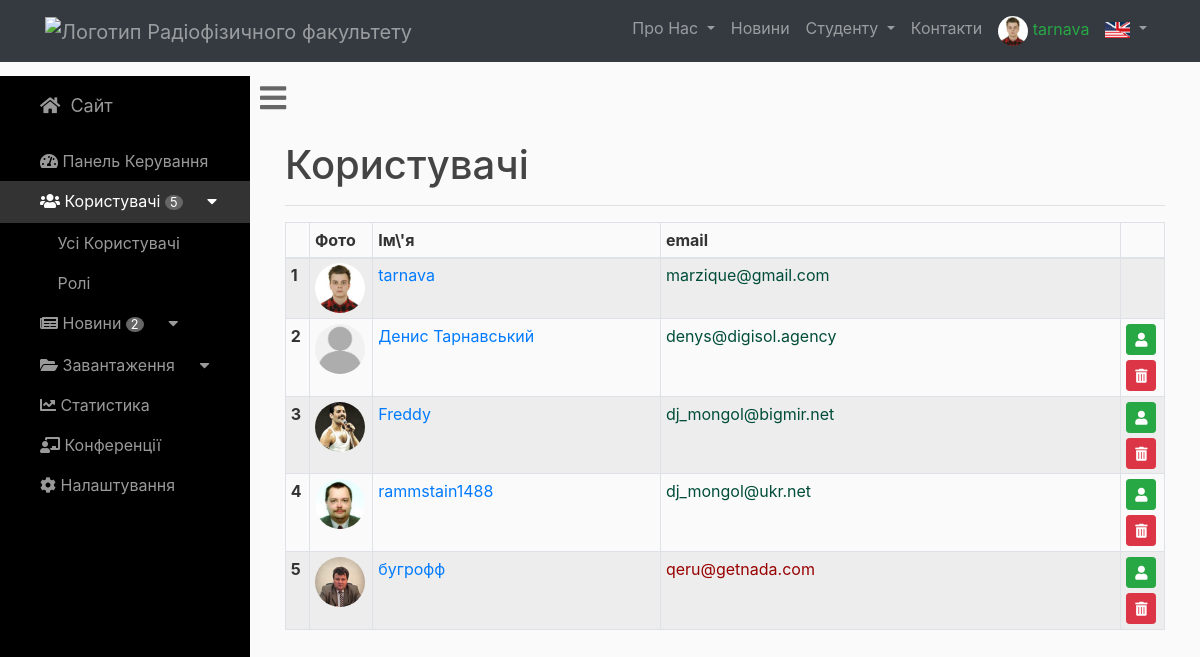
The app's page /admin/users (signed in) with its own data.
### rpd_site/models.py (models this page shows, shortened)
class User(db.Model, UserMixin):
    id = db.Column(db.Integer, primary_key=True)
    username = db.Column(db.String(20), unique=True, nullable=False)
    email = db.Column(db.String(120), unique=True, nullable=False)
    image_file = db.Column(db.String(20), nullable=False,
                           default='default.jpg')
    password = db.Column(db.String(60), nullable=False)
    confirmed = db.Column(db.Boolean, nullable=False, default=0)
    posts = db.relationship('Post', backref='author', lazy=True)
    conferences = db.relationship('Conference', backref='author', lazy=True)
    roles = db.relationship('Role', secondary=roles_users,
                            backref=db.backref('users', lazy='joined'))

### rpd_site/routes.py (the view)
@app.route('/admin/users')
@login_required
def admin_users():
    users = User.query.all()
    return render_template('dashboard_users.html', title="Користувачі",
                            number_of_users=get_number_of_users(),
                            number_of_posts=get_number_of_posts(),
                            users=users
                            )

### rpd_site/helpers.py (called while the page is built)
def get_number_of_users():
    return len(User.query.all())

def get_number_of_posts():
    return len(Post.query.all())

### rpd_site/models.py (called while the page is built)
@login_manager.user_loader
def load_user(user_id):
    return User.query.get(int(user_id))

### rpd_site/templates/dashboard_users.html
{% extends "layout_admin.html" %}
{% block body %}
        <div id="page-content-wrapper">
            <div class="container-fluid">
                <h1>{{ title }}</h1>
                <hr>
            </div>
            <div class="col-sm-auto" style="width: 100%;">
                <table class="table table-striped table-bordered table-hover table-sm">
                  <thead>
                    <tr>
                      <th scope="col" style="width:1%"></th>
                      <th scope="col" style="width:1%">Фото</th>
                      <th scope="col" style="width:25%">Ім\'я</th>
                      <th scope="col" style="width:40%">email</th>
                      <th scope="col" style="width:1%"></th>
                    </tr>
                  </thead>
                  <tbody>
                    {% for user in users %}
                    <tr>
                      <th scope="row">{{ user.id }}</th>
                      <td>
                        <img src="{{ url_for('static', filename='img/avatars/' + user.image_file) }}"
                                     width="50"
                                     height="50" class="rounded-circle" style="vertical-align: middle;"
                                     alt="Логотип Радіофізичного факультету">
                      </td>
                      <td><a href="{{ url_for('user_id', user_id=user.id) }}" >{{ user.username }}</a></td>
                      <td>
                        {% if user.confirmed %}
                          <p style="color:#004d39">{{ user.email }}</p>
                        {% else %}
                          <p style="color:#990000">{{ user.email }}</p>
                        {% endif %}
                      </td>
                      <td>
                        {% if current_user.username != user.username %}
                        <a class="btn btn-success btn-sm" href="{{ url_for('user_id', user_id=user.id) }}"><i class="fas fa-user"></i></a>
                        <form action="{{ url_for('delete_user', user_id=user.id) }}" method="POST">
                         <button class="btn btn-danger btn-sm" type="submit" value="" style="margin-top: 5px;"><i class="fas fa-trash-alt"></i></button>
                         {% endif %}
                        </form>
                      </td>
                    </tr>
                    {% endfor %}
                  </tbody>
                </table>
            </div>
        </div>
{% endblock %}

### rpd_site/templates/layout_admin.html (shortened to what this page needs)
<!DOCTYPE html>
<html lang="en">
<head>
    <link href="{{ url_for('static', filename='vendor/bootstrap/css/' + 'bootstrap.min.css') }}" rel="stylesheet">
    <link href="{{ url_for('static', filename='css/' + 'modern-business.css') }}" rel="stylesheet">
    <link href="{{ url_for('static', filename='css/' + 'simple-sidebar.css') }}" rel="stylesheet">
    <link rel="stylesheet" href="https://use.fontawesome.com/releases/v5.2.0/css/all.css"
>
    <link href="{{ url_for('static', filename='css/' + 'simple-sidebar.css') }}" rel="stylesheet">
</head>
<body>
<nav class="navbar fixed-top navbar-expand-lg navbar-dark bg-dark fixed-top">
    <div class="container">
        {% if menuitem == 'index' %}
        <a class="navbar-brand" style="color:white;" href="{{ url_for('index') }}">
        {% else %}
        <a class="navbar-brand" style="color:rgba(255,255,255,.5);" href="{{ url_for('index') }}">
        {% endif %}
                <img src="{{ url_for('static', filename='img/' + 'knu.jpg') }}" width="50" height="50"
                     alt="Логотип Радіофізичного факультету">
            </a>
            <div class="collapse navbar-collapse" id="navbarResponsive">
                <ul class="navbar-nav ml-auto">
                    <li class="nav-item dropdown">
                        {% if menuitem in ['history',] %}
                        <a class="nav-link dropdown-toggle" href="#" id="navbarDropdownPortfolio" data-toggle="dropdown"
                           aria-haspopup="true" aria-expanded="false" style="color:white;">
                            Про Нас
                        </a>
                        {% else %}
                        <a class="nav-link dropdown-toggle" href="#" id="navbarDropdownPortfolio" data-toggle="dropdown"
                           aria-haspopup="true" aria-expanded="false">
                            Про Нас
                        </a>
                        {% endif %}
                    </li>
                    <li class="nav-item">
                        {% if menuitem in ['news',] %}
                            <a class="nav-link" style="color:white;" href="{{url_for('news')}}">Новини</a>
                        {% else %}
                            <a class="nav-link" href="{{url_for('news')}}">Новини</a>
                        {% endif %}
                    </li>
                    <li class="nav-item dropdown">
                        {% if menuitem in ['schedule',] %}
                            <a class="nav-link dropdown-toggle" href="#" id="navbarDropdownPortfolio" data-toggle="dropdown"
                               aria-haspopup="true" aria-expanded="false" style="color:white;">
                                Студенту
                            </a>
                        {% else %}
                            <a class="nav-link dropdown-toggle" href="#" id="navbarDropdownPortfolio" data-toggle="dropdown"
                               aria-haspopup="true" aria-expanded="false">
                                Студенту
                            </a>
                        {% endif %}
                    </li>
                    <li class="nav-item">
                        {% if menuitem in ['contacts',] %}
                            <a class="nav-link" style="color:white;" href="#">Контакти</a>
                        {% else %}
                            <a class="nav-link" href="#">Контакти</a>
                        {% endif %}
                    </li>
                    <li class="nav-item dropdown">
                        {% if current_user.is_authenticated: %}
                            <a class="nav-link" href="#" id="navbarDropdownBlog" data-toggle="dropdown" aria-haspopup="true"
                               aria-expanded="false">
                                <img src="{{ url_for('static', filename='img/avatars/' + current_user.image_file) }}"
                                     width="30"
                                     height="30" class="rounded-circle" style="vertical-align: middle;"
                                     alt="Логотип Радіофізичного факультету">
                                <span class="text-success">{{ current_user.username }}</span>
                            </a>
                        {% endif %}
                    </li>
                    <li class="nav-item dropdown">
                        <a class="nav-link dropdown-toggle" href="#" id="navbarDropdownPortfolio" data-toggle="dropdown"
                           aria-haspopup="true" aria-expanded="false">
                            <img src="{{ url_for('static', filename='img/' + 'ukus.jpg') }}" alt="english"
                                 style="height: 16px; width: 25px; margin:0; padding:0;">
                        </a>
                    </li>
                </ul>
            </div>
    </div>
</nav>
    <div id="wrapper" class="toggled" style="margin-top: 20px;">
        <div id="sidebar-wrapper">
            <ul class="sidebar-nav">
                <li class="sidebar-brand">
                    <a href="{{ url_for('index') }}"><i class="fas fa-home"></i> &nbsp;Сайт</a>
                </li>
                <li>
                    <a href="{{ url_for('admin') }}" class="
                        "><i class="fas fa-tachometer-alt">
                        </i>&nbsp;Панель Керування</a>
                </li>
                <li>
                    <a href="{{ url_for('admin_users') }}" class="
                    {% if title == 'Користувачі' %}
                        chosen
                    {% endif %}
                    "><i class="fas fa-users"></i>&nbsp;Користувачі&nbsp;<small style="color:white; background-color: #666; text-align: center; border-radius: 60%; padding-left:2%; padding-right:2%;">{{number_of_users}}</small>&nbsp;<i class="fas fa-caret-down"></i></a>
                    {% if title == 'Користувачі' %}
                                <a href="{{ url_for('users') }}" class="collapsed_item">Усі Користувачі</a>
                                <a href="#" class="collapsed_item">Ролі</a>
                    {% endif %}
                </li>
                <li>
                    <a href="{{ url_for('admin_news') }}" class="
                        "><i class="fas fa-newspaper"></i>&nbsp;Новини&nbsp;<small style="color:white; background-color: #666; text-align: center; border-radius: 60%; padding-left:2%; padding-right:2%;">{{number_of_posts}}</small>&nbsp;<i class="fas fa-caret-down"></i></a>
                </li>
                <li>
                    <a data-toggle="collapse" href="#collapseExample" role="button" aria-expanded="false"
                    aria-controls="collapseExample"><i class="fas fa-folder-open"></i>&nbsp;Завантаження&nbsp;<i class="fas fa-caret-down"></i></a>
                </li>
                <li>
                    <a href="#"><i class="fas fa-chart-line"></i>&nbsp;Статистика</a>
                </li>
                <li>
                    <a href="#"><i class="fas fa-chalkboard-teacher"></i>&nbsp;Конференції</a>
                </li>
                <li>
                    <a href="#"><i class="fas fa-cog"></i>&nbsp;Налаштування</a>
                </li>
            </ul>
        </div>
        <a href="#menu-toggle" id="menu-toggle"><i class="fas fa-bars" ></i></a>
        {% block body %}{% endblock %}
    </div>
</body>
</html>

### rpd_site/static/css/modern-business.css (style rules this page uses)
body { padding-top: 54px; }
@media (min-width: 992px) { body { padding-top: 56px; } }
.navbar { margin-bottom: 0 !important; }
.navbar-brand:after { content: "Кафедра радіотехніки та радіоелектронних систем"; font-size: 80%; }
.bg-dark { background-color: #324696;!important; }
body { overflow-x: hidden; }
#wrapper { padding-left: 0; -webkit-transition: all 0.5s ease; -moz-transition: all 0.5s ease; -o-transition: all 0.5s ease; transition: all 0.5s ease; }
#wrapper.toggled { padding-left: 250px; }
#sidebar-wrapper { z-index: 1000; position: fixed; left: 250px; width: 0; height: 100%; margin-left: -250px; overflow-y: auto; background: #000; -webkit-transition: all 0.5s ease; -moz-transition: all 0.5s ease; -o-transition: all 0.5s ease; transition: all 0.5s ease; }
#wrapper.toggled #sidebar-wrapper { width: 250px; }
#page-content-wrapper { width: 100%; position: absolute; padding: 15px; }
#wrapper.toggled #page-content-wrapper { position: absolute; margin-right: -250px; }
.sidebar-nav { position: absolute; top: 0; width: 250px; margin: 0; padding: 0; list-style: none; }
.sidebar-nav li { text-indent: 20px; line-height: 40px; }
.sidebar-nav li a { display: block; text-decoration: none; color: #999999; }
.sidebar-nav>.sidebar-brand { height: 65px; font-size: 18px; line-height: 60px; }
.sidebar-nav>.sidebar-brand a { color: #999999; }
@media (min-width:768px) { #wrapper { padding-left: 0; } }
@media (min-width:768px) { #wrapper.toggled { padding-left: 250px; } }
@media (min-width:768px) { #sidebar-wrapper { width: 0; } }
@media (min-width:768px) { #wrapper.toggled #sidebar-wrapper { width: 250px; } }
@media (min-width:768px) { #page-content-wrapper { padding: 20px; position: relative; } }
@media (min-width:768px) { #wrapper.toggled #page-content-wrapper { position: relative; margin-right: 0; } }
body { background: #fafafa; color: #333333; }
h1, h2, h3, h4, h5, h6 { color: #444444; }
body, html { height: 100%; margin: 0; }
@media only screen and (max-device-width: 1024px) { .navbar-brand:after { content: "" !important; font-size: 80%; } }

### rpd_site/static/css/simple-sidebar.css (style rules this page uses)
body { overflow-x: hidden; }
#wrapper { padding-left: 0; -webkit-transition: all 0.5s ease; -moz-transition: all 0.5s ease; -o-transition: all 0.5s ease; transition: all 0.5s ease; }
#wrapper.toggled { padding-left: 250px; }
#sidebar-wrapper { z-index: 1000; position: fixed; left: 250px; width: 0; height: 100%; margin-left: -250px; overflow-y: auto; background: #000; -webkit-transition: all 0.5s ease; -moz-transition: all 0.5s ease; -o-transition: all 0.5s ease; transition: all 0.5s ease; }
#wrapper.toggled #sidebar-wrapper { width: 250px; }
#page-content-wrapper { width: 100%; position: absolute; padding: 15px; }
#wrapper.toggled #page-content-wrapper { position: absolute; margin-right: -250px; }
.sidebar-nav { position: absolute; top: 0; width: 250px; margin: 0; padding: 0; list-style: none; }
.sidebar-nav li { text-indent: 20px; line-height: 40px; }
.sidebar-nav li a { display: block; text-decoration: none; color: #999999; }
.sidebar-nav li a:hover, .chosen { text-decoration: none; color: #fff !important; background: rgba(255, 255, 255, 0.2); }
.sidebar-nav>.sidebar-brand { height: 65px; font-size: 18px; line-height: 60px; }
.sidebar-nav>.sidebar-brand a { color: #999999; }
@media (min-width:768px) { #wrapper { padding-left: 0; } }
@media (min-width:768px) { #wrapper.toggled { padding-left: 250px; } }
@media (min-width:768px) { #sidebar-wrapper { width: 0; } }
@media (min-width:768px) { #wrapper.toggled #sidebar-wrapper { width: 250px; } }
@media (min-width:768px) { #page-content-wrapper { padding: 20px; position: relative; } }
@media (min-width:768px) { #wrapper.toggled #page-content-wrapper { position: relative; margin-right: 0; } }
#menu-toggle { font-size:30px; padding-left: 10px; padding-top: 10px; border: 1px; color: #666; }
.collapsed_item { padding-left: 15%; }

### records on screen
User: image_file (picture), username "tarnava", id "1", email "marzique@gmail.com"
User: id "2", image_file (placeholder picture), username "Денис Тарнавський", email "denys@digisol.agency"
User: id "3", image_file (picture), username "Freddy", email "dj_mongol@bigmir.net"
User: id "4", image_file (picture), username "rammstain1488", email "dj_mongol@ukr.net"
User: id "5", image_file (picture), username "бугрофф", email "qeru@getnada.com"

### other values on screen
{{ number_of_users }} "5"
{{ number_of_posts }} "2"
{{ title }} "Користувачі"
